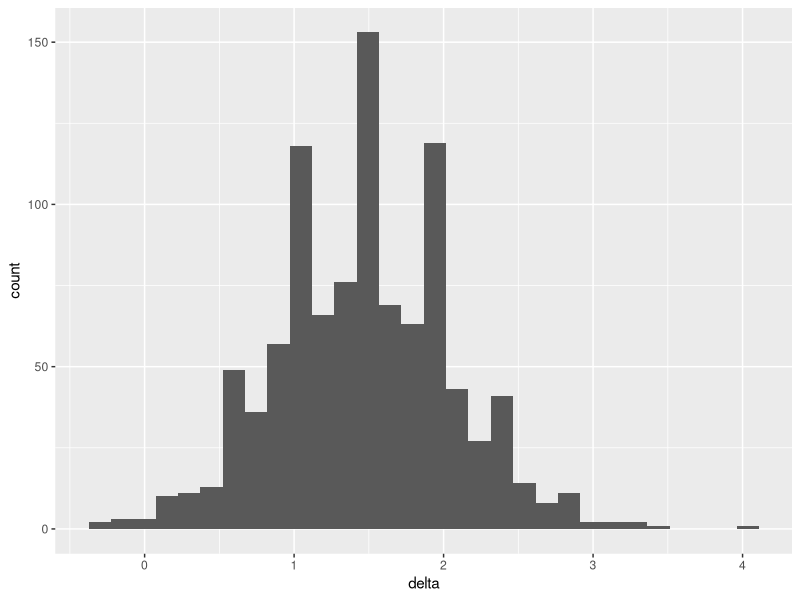
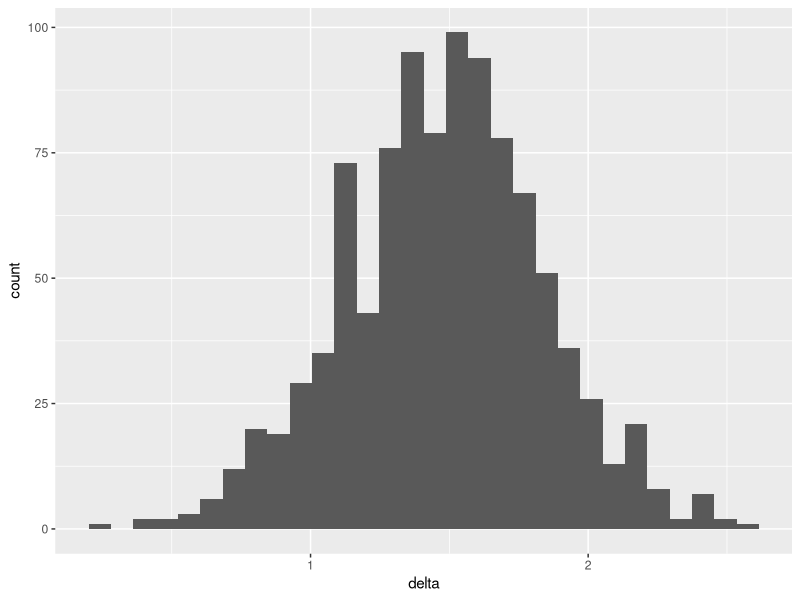
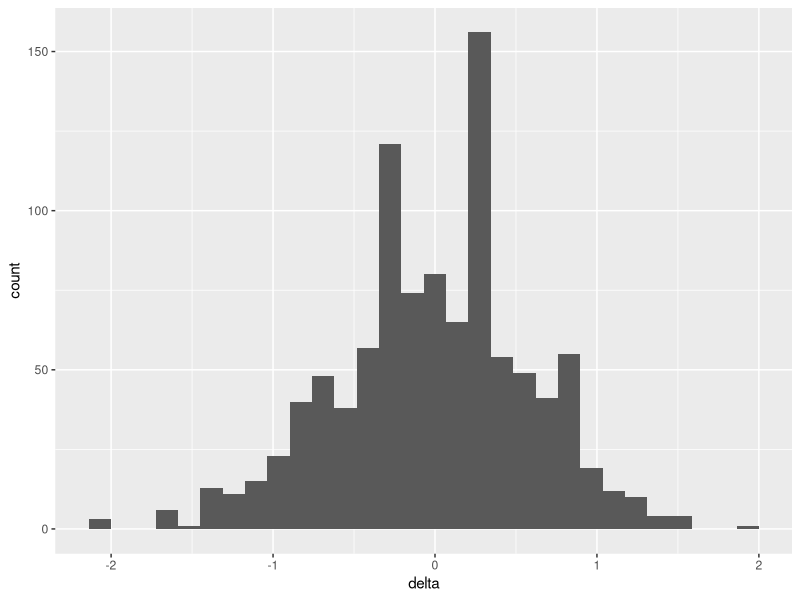
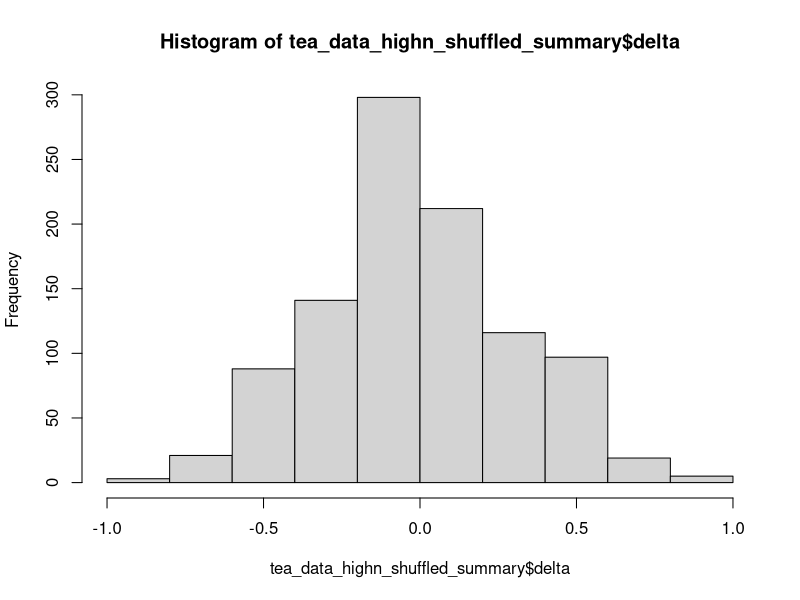
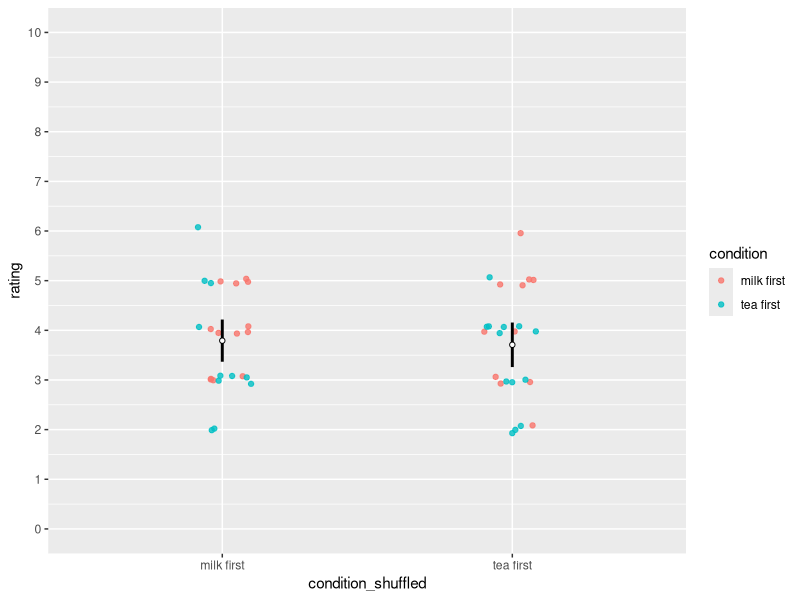
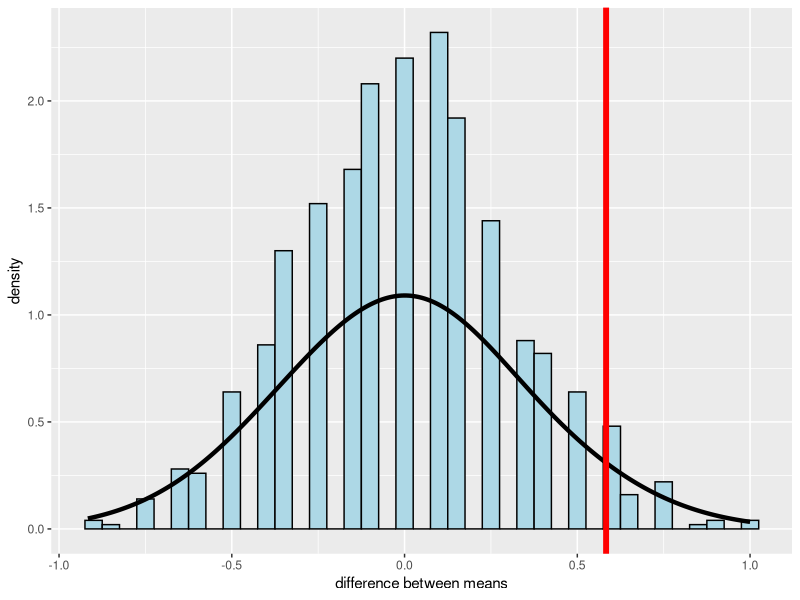
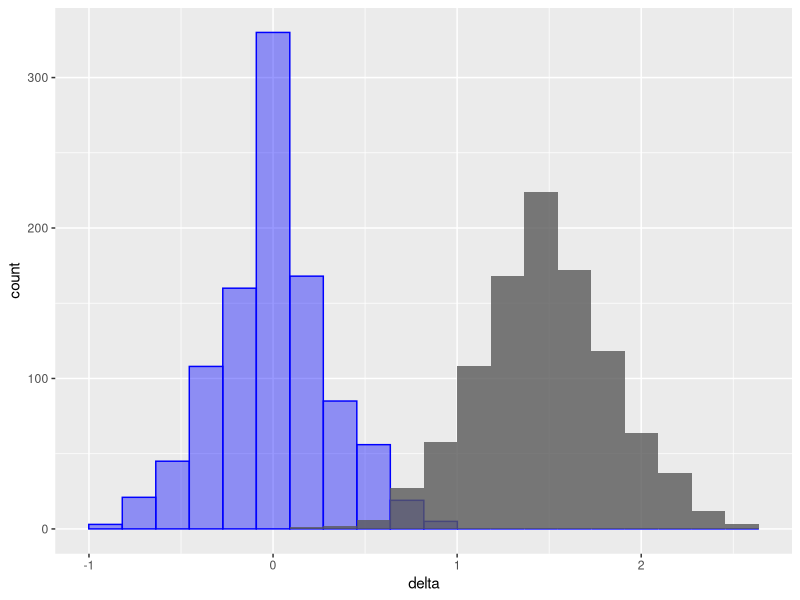
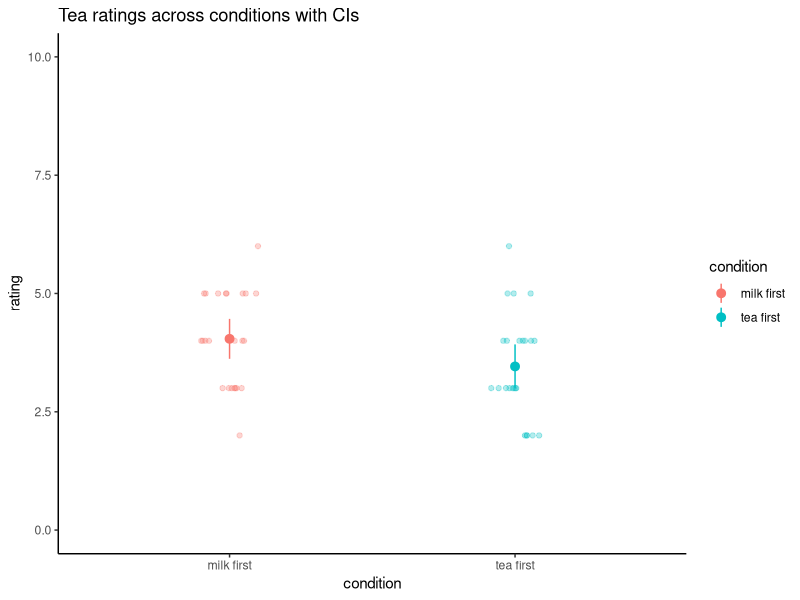

The R script that drew these images, in order:
## ---- chunk 1
set.seed(123) # good practice to set a random seed, or else different runs get you different results
## ---- chunk 2
library(tidyverse)
## ---- chunk 3
make_tea_data <- function(n_total = 48,
                          sigma = 1.25, # sd of the distribution
                          delta = 1.5) {  # difference between distributions
  n_half <- n_total / 2 # half of the total subjects  = #/n subs per condition
  tibble(condition = c(rep("milk first", n_half), rep("tea first", n_half)),
         rating = c(round(
           rnorm(n_half, mean = 3.5 + delta, sd = sigma)
         ),
         round(rnorm(
           n_half, mean = 3.5, sd = sigma
         )))) |>
    mutate(rating = if_else(rating > 10, 10, rating), # random sampling could mean the scale gets out of range
           # truncate if greater than max/min of rating scale
           rating = if_else(rating < 1, 1, rating))
}
## ---- chunk 4
# here, we're calling our custom function, and specifying different inputs than the defaults (which are inside the parentheses up above)
tea_data <- make_tea_data(n_total = 18, delta = .5)
## ---- chunk 5
tea_data_highn <- make_tea_data(n_total = 48, delta = .5)
## ---- chunk 6
summary(tea_data)
head(tea_data)
tea_data %>%
  group_by(condition)%>%
  summarize(mean = mean(rating))

summary(tea_data_highn)
head(tea_data_highn)
tea_data_highn %>%
  group_by(condition)%>%
  summarize(mean = mean(rating))
## ---- chunk 7
out_low_n <- tea_data %>%
  t.test(rating ~ condition, data = .,  var.equal = TRUE)
out_low_n

out_high_n <- tea_data_highn %>%
  t.test(rating ~ condition, data = ., var.equal = TRUE) 
out_high_n
## ---- chunk 8
samps <- tibble(sim = 1:1000) |> 
  mutate(data = map(sim, \(i) make_tea_data(n_total = 18, delta = 1.5))) |>  # simulate
  unnest(cols = data) # wrangle
## ---- chunk 9
samps_highn <- tibble(sim = 1:1000) |> 
  mutate(data = map(sim, \(i) make_tea_data(n_total = 48, delta = 1.5))) |>  # simulate
  unnest(cols = data) # wrangle
## ---- chunk 10
tea_data_summary <- samps |>
  group_by(sim, condition) |> #grouping by simulation number and condition
  summarise(mean_rating = mean(rating)) |> #calculating mean rating for each simulation and condition
  group_by(sim) |> # grouping by simulation number
  summarise(delta = mean_rating[condition == "milk first"] -
              mean_rating[condition == "tea first"]) #calculating mean difference in rating for milk first over tea first
## ---- chunk 11
tea_data_highn_summary <- samps_highn |>
  group_by(sim, condition) |> 
  summarise(mean_rating = mean(rating)) |> 
  group_by(sim) |> 
  summarise(delta = mean_rating[condition == "milk first"] -
              mean_rating[condition == "tea first"])
## ---- chunk 12
ggplot(tea_data_summary, aes(x = delta)) +
  geom_histogram(bins = 30)
## ---- chunk 13
ggplot(tea_data_highn_summary, aes(x = delta)) +
  geom_histogram(bins = 30) 
## ---- chunk 14
# Simulate the null distribution
null_model = tibble(sim = 1:1000) |> 
  mutate(data = map(sim, \(i) make_tea_data(n_total = 18, delta = 0))) |> 
  unnest(cols = data) 

null_model_summary <- null_model |>
  group_by(sim, condition) |> 
  summarise(mean_rating = mean(rating)) |> 
  group_by(sim) |> 
  summarise(delta = mean_rating[condition == "milk first"] -
              mean_rating[condition == "tea first"])
## ---- chunk 15
ggplot(null_model_summary, aes(x = delta)) +
  geom_histogram(bins = 30)
## ---- chunk 16
tea_data_highn_shuffled <- tibble(sim = 1:1000) |> # 1000 shuffles
  mutate(data = map(sim, \(i) tea_data_highn)) |> # the SAME experiment each time
  unnest(cols = data) |>
  group_by(sim) |> # within each shuffle...
  mutate(condition_shuffled = sample(condition)) # ...randomly reassign the condition labels
## ---- chunk 17
tea_data_highn_shuffled_summary <- tea_data_highn_shuffled %>%
  group_by(condition_shuffled, sim) %>% 
  summarize(mean_rating = mean(rating),
            sd = sd(rating)) 

# overwrites this variable
tea_data_highn_shuffled_summary <- tea_data_highn_shuffled_summary %>%
  group_by(sim) |> 
  summarise(delta = mean_rating[condition_shuffled == "milk first"] -
              mean_rating[condition_shuffled == "tea first"])
## ---- chunk 18
hist(tea_data_highn_shuffled_summary$delta) #what does this histogram look like?
## ---- chunk 19
ggplot(data = tea_data_highn_shuffled %>% filter(sim==3),  # can change the shuffle number here
       mapping = aes(x = condition_shuffled, y = rating))+
  geom_point(mapping = aes(color = condition), # color
             alpha=.8,
             position = position_jitter(height = .1,
                                        width = 0.1)) +
  stat_summary(fun.data = mean_se, fun.args = list(mult = 1.96), # mean +/- 1.96 SE: an approximate 95% CI
               geom = "linerange",
               linewidth = 1) +
  stat_summary(fun = "mean", # this calculates the average
               geom = "point",
               shape = 21,
               color = "black",
               fill = "white") + 
  scale_y_continuous(breaks = 0:10,
                     labels = 0:10,
                     limits = c(0, 10))
## ---- chunk 20
difference_actual <- tea_data_highn |>  # in ONE experiment
  group_by(condition) |>
  summarize(mean_rating = mean(rating)) |>
  summarise(delta = mean_rating[condition == "milk first"] -
              mean_rating[condition == "tea first"]) |>
  pull(delta)
## ---- chunk 21
ggplot(data = tea_data_highn_shuffled_summary, aes(x=delta)) +
  geom_histogram(aes(y = after_stat(density)),
                 color = "black",
                 fill = "lightblue",
                 binwidth = 0.05) + 
  stat_density(geom = "line",
               linewidth = 1.5,
               bw = 0.2) +
  geom_vline(xintercept = difference_actual, color = "red", linewidth = 2) +
  labs(x = "difference between means") 
## ---- chunk 22
# two-sided: shuffled differences at least as far from zero as the observed one
tea_data_highn_shuffled_summary |>
  summarize(p_value = mean(abs(delta) >= abs(difference_actual)))
## ---- chunk 23
ggplot(data=tea_data_highn_shuffled_summary, aes(x=delta)) +
  geom_histogram(alpha=.4, bins=20, color='blue', fill='blue') +
  geom_histogram(alpha=.8, bins=20, data=tea_data_highn_summary)
## ---- chunk 24

tea_dataset = tea_data_highn
## ---- chunk 25
tea_ratings <- filter(tea_dataset, condition == "tea first")$rating
milk_ratings <- filter(tea_dataset, condition == "milk first")$rating

# could also do in a pipe like so, but then you have to grab the column below, as in tea_ratings$ratings; above is a vector
# tea_ratings <- tea_data_highn %>%
#   filter(condition=="tea first") %>%
#   select(rating)
## ---- chunk 26
n_tea <- length(tea_ratings)
n_milk <- length(milk_ratings)
sd_tea <- sd(tea_ratings)
sd_milk <- sd(milk_ratings)

tea_sd_pooled <- sqrt(((n_tea - 1) * sd_tea ^ 2 + (n_milk - 1) * sd_milk ^ 2) / 
                        (n_tea + n_milk - 2))

tea_se <- tea_sd_pooled * sqrt((1 / n_tea) + (1 / n_milk))


delta_hat <- mean(milk_ratings) - mean(tea_ratings)
tea_ci_lower <- delta_hat - tea_se * qnorm(0.975)
tea_ci_upper <- delta_hat + tea_se * qnorm(0.975)
## ---- chunk 27
num_observations = length(tea_dataset$rating)
df = num_observations-2 # for two sample t.test
tea_ci_lower_ttest <- delta_hat - tea_se * qt(0.975,df)
tea_ci_upper_ttest <- delta_hat + tea_se * qt(0.975,df)

c(tea_ci_lower_ttest, tea_ci_upper_ttest) # our by-hand 95% CI
## ---- chunk 28
# Now the calculated CIs match those in the t-test outputs!
t.test(milk_ratings, tea_ratings, var.equal = TRUE)
## ---- chunk 29
confidence_level=.95 # you can change this
# this formula below gives the critical t-value (as opposed to simply taken from the normal distribution)
# qt(1 - (1 - confidence_level)/2, df = n - 1)

tea_data_highn_summary_cis <- tea_data_highn %>%
  group_by(condition) %>%
  summarize(cond_mean = mean(rating), cond_sd = sd(rating), n=length(rating)) %>%
  mutate(error = qt(1 - (1 - confidence_level)/2, df = n - 1)* (cond_sd/sqrt(n))) %>% # this calculates CIs WITHIN each condition
  mutate(ci_upper = cond_mean + error, ci_lower = cond_mean - error) %>%
  mutate(se_upper = cond_mean + cond_sd/sqrt(n), se_lower = cond_mean - cond_sd/sqrt(n))
## ---- chunk 30
ggplot(data = tea_data_highn, aes(x=condition, y=rating, col=condition))  +
  geom_jitter(width=.1, height=0, alpha=.3) + # visualizes all the raw data, with no variation in y-axis jitter
  theme_classic() +
  geom_pointrange(data = tea_data_highn_summary_cis, aes(x=condition, y = cond_mean, ymin = ci_lower, ymax = ci_upper)) +
  ylim(0,10) +
  ggtitle('Tea ratings across conditions with CIs')

## ---- chunk 31
ggplot(data = tea_data_highn, aes(x=condition, y=rating, col=condition))  +
  geom_jitter(width=.1, height=0, alpha=.5) + # visualizes all the raw data, with no variation in y-axis jitter
  theme_classic() +
  geom_pointrange(data = tea_data_highn_summary_cis, aes(x=condition, y = cond_mean, ymin = se_lower, ymax = se_upper)) +
  ylim(0,10) +
  ggtitle('Tea ratings across condition with SE')

## ---- chunk 32
all_results=tibble() 

#loop running for each simulated experiment
for (this_sim in 1:1000) {
  this_experiment = null_model %>%
    filter(sim==this_sim) 
  
##filtering and storing ratings for tea first and milk first separately
  tea_ratings <- filter(this_experiment, condition == "tea first")$rating 
  milk_ratings <- filter(this_experiment, condition == "milk first")$rating
  
#running t-test to compare tea first and milk first ratings
  output = t.test(tea_ratings, milk_ratings, var.equal = TRUE)

#storing each p value in the dataframe called all_results  
  this_exp_output = tibble(pvalue = output$p.value)
  all_results = bind_rows(all_results, this_exp_output)
    
}
## ---- chunk 33
# you'll need all_results$pvalue
hist(all_results$pvalue) #distribution of p when null is true

mean(all_results$pvalue < .05) #false positive rate
## ---- chunk 34
all_results_high_n=tibble() 

for (this_sim in 1:1000) {
  this_experiment = samps_highn %>%
    filter(sim==this_sim) 
  
  tea_ratings <- filter(this_experiment, condition == "tea first")$rating
  milk_ratings <- filter(this_experiment, condition == "milk first")$rating
  
  output = t.test(tea_ratings, milk_ratings, paired = FALSE, var.equal = TRUE)
  
  this_exp_output = tibble(pvalue = output$p.value)
  all_results_high_n = bind_rows(all_results_high_n, this_exp_output)
    
}
## ---- chunk 35
# you'll need all_results_high_n$pvalue
hist(all_results_high_n$pvalue) #distribution of p 

mean(all_results$pvalue >= .05) #proportion when p >= .05 / failed to reject null hypothesis
## ---- chunk 36
run_one_experiment <- function(n_total, delta) {
  this_experiment <- make_tea_data(n_total = n_total, delta = delta)
  t.test(rating ~ condition, data = this_experiment, var.equal = TRUE)$p.value
}

run_one_experiment(n_total = 48, delta = 1.5)
## ---- chunk 37
estimate_power <- function(n_total, delta, n_sims = 500) {
  # your code here
  n_sims.p_values = map_dbl(1:n_sims, \(i) run_one_experiment(n_total, delta))
  mean(n_sims.p_values < .05)
}

estimate_power(n_total = 48, delta = 1.5)
estimate_power(n_total = 48, delta = 0)
## ---- chunk 38
power_curve <- expand_grid(n_total = seq(10, 100, by = 10), # total participants (keep these even, so both conditions are the same size)
                           delta = c(0, 0.5, 1, 1.5)) |>
  mutate(power = map2_dbl(n_total, delta, \(n, d) estimate_power(n, d)))
## ---- chunk 39
ggplot(power_curve, aes(x = n_total, y = power, 
                        color = factor(delta))) + 
  geom_line() + 
  geom_point() +
  geom_hline(yintercept = 0.8, linetype = "dashed") +
  labs(x = "Total Participants",
       y = "Power",
       color = "Delta")
